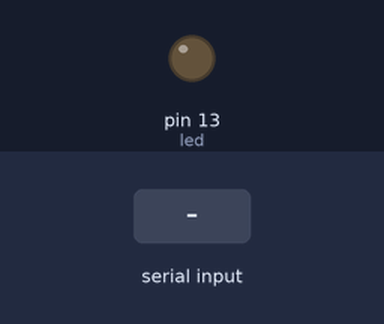
Bench run of a sketch on a simulated Arduino Uno, built with avr-gcc and run on an emulated ATmega328P. On the bench: output pins drawn as LEDs (lit = HIGH). The inputs (shaded band) are chosen by the test bench.

Above: at 1.2 s.
1.3 s: "1" received over Serial
At 2.5 s:
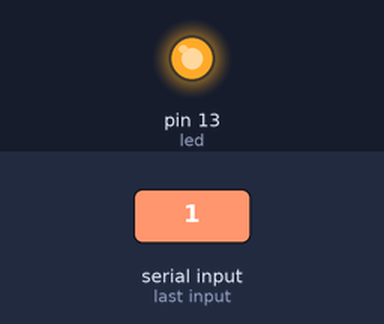
2.8 s: "0" received over Serial
At 3.6 s:
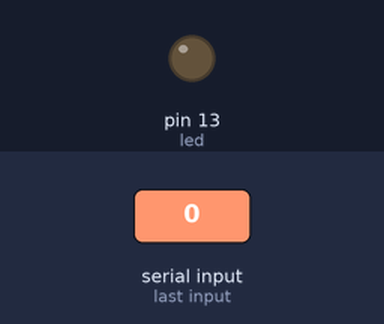
Timing chart, 0 to 5.8 s (numbered marks = the images above; inputs shaded):
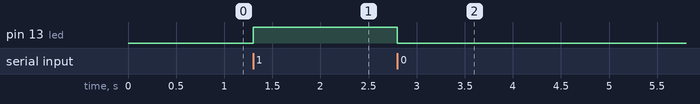

Measured:
- after the input at 1.3 s, pin 13 (led): LOW → HIGH at once
- after the input at 2.8 s, pin 13 (led): HIGH → LOW at once

The sketch:

serial_led_on_off.ino
```cpp
/*
  Switch an attached LED on or off via serial console.

  Circuit:
  * LED: pin 13 + ground

  created 23.01.2013
  by fidepus
*/

// pin for the LED:
const int led = 13;

void setup() {
  //initialize serial:
  Serial.begin(9600);
  // make the pin an output:
  pinMode(led, OUTPUT);

}

void loop() {

  // read any available serial:
  if (Serial.available() > 0) {
    int inByte = Serial.read();
    // we will use switch cases to turn the led on or off
    switch (inByte) {
      // a 1 on the serial console will switch the led on
    case '1':
      digitalWrite(led, HIGH);
      break;
      // everything else will switch it off
    default:
      digitalWrite(led, LOW);
    }
  }
}
```
